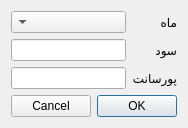
<?xml version="1.0" encoding="UTF-8"?>
<ui version="4.0">
 <class>Dialog_AddIncome</class>
 <widget class="QDialog" name="Dialog_AddIncome">
  <property name="geometry">
   <rect>
    <x>0</x>
    <y>0</y>
    <width>184</width>
    <height>123</height>
   </rect>
  </property>
  <property name="windowTitle">
   <string>Dialog</string>
  </property>
  <property name="layoutDirection">
   <enum>Qt::RightToLeft</enum>
  </property>
  <layout class="QFormLayout" name="formLayout">
   <item row="0" column="0">
    <widget class="QLabel" name="label_Month">
     <property name="text">
      <string>ماه</string>
     </property>
     <property name="buddy">
      <cstring>comboBox_Month</cstring>
     </property>
    </widget>
   </item>
   <item row="0" column="1">
    <widget class="QComboBox" name="comboBox_Month"/>
   </item>
   <item row="1" column="0">
    <widget class="QLabel" name="label_Sood">
     <property name="text">
      <string>سود</string>
     </property>
     <property name="buddy">
      <cstring>lineEdit_Sood</cstring>
     </property>
    </widget>
   </item>
   <item row="1" column="1">
    <widget class="QLineEdit" name="lineEdit_Sood"/>
   </item>
   <item row="2" column="0">
    <widget class="QLabel" name="label_Poorsant">
     <property name="layoutDirection">
      <enum>Qt::LeftToRight</enum>
     </property>
     <property name="text">
      <string>پورسانت</string>
     </property>
     <property name="buddy">
      <cstring>lineEdit_Poorsant</cstring>
     </property>
    </widget>
   </item>
   <item row="2" column="1">
    <widget class="QLineEdit" name="lineEdit_Poorsant"/>
   </item>
   <item row="3" column="0" colspan="2">
    <widget class="QDialogButtonBox" name="buttonBox">
     <property name="orientation">
      <enum>Qt::Horizontal</enum>
     </property>
     <property name="standardButtons">
      <set>QDialogButtonBox::Cancel|QDialogButtonBox::Ok</set>
     </property>
    </widget>
   </item>
  </layout>
 </widget>
 <resources/>
 <connections>
  <connection>
   <sender>buttonBox</sender>
   <signal>rejected()</signal>
   <receiver>Dialog_AddIncome</receiver>
   <slot>reject()</slot>
   <hints>
    <hint type="sourcelabel">
     <x>174</x>
     <y>113</y>
    </hint>
    <hint type="destinationlabel">
     <x>286</x>
     <y>274</y>
    </hint>
   </hints>
  </connection>
  <connection>
   <sender>buttonBox</sender>
   <signal>accepted()</signal>
   <receiver>Dialog_AddIncome</receiver>
   <slot>onAcceptClicked()</slot>
   <hints>
    <hint type="sourcelabel">
     <x>134</x>
     <y>98</y>
    </hint>
    <hint type="destinationlabel">
     <x>150</x>
     <y>121</y>
    </hint>
   </hints>
  </connection>
 </connections>
 <slots>
  <slot>onAcceptClicked()</slot>
 </slots>
</ui>
